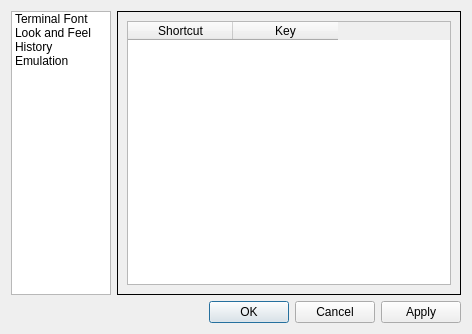
<?xml version="1.0" encoding="UTF-8"?>
<ui version="4.0">
 <class>PropertiesDialog</class>
 <widget class="QDialog" name="PropertiesDialog">
  <property name="geometry">
   <rect>
    <x>0</x>
    <y>0</y>
    <width>472</width>
    <height>334</height>
   </rect>
  </property>
  <property name="windowTitle">
   <string>QTerminal Properties</string>
  </property>
  <layout class="QGridLayout" name="gridLayout_4">
   <item row="0" column="0">
    <widget class="QListWidget" name="listWidget">
     <property name="sizePolicy">
      <sizepolicy hsizetype="Expanding" vsizetype="Expanding">
       <horstretch>0</horstretch>
       <verstretch>0</verstretch>
      </sizepolicy>
     </property>
     <property name="minimumSize">
      <size>
       <width>100</width>
       <height>0</height>
      </size>
     </property>
     <property name="maximumSize">
      <size>
       <width>100</width>
       <height>16777215</height>
      </size>
     </property>
     <item>
      <property name="text">
       <string>Terminal Font</string>
      </property>
     </item>
     <item>
      <property name="text">
       <string>Look and Feel</string>
      </property>
     </item>
     <item>
      <property name="text">
       <string>History</string>
      </property>
     </item>
     <item>
      <property name="text">
       <string>Emulation</string>
      </property>
     </item>
    </widget>
   </item>
   <item row="0" column="1">
    <widget class="QStackedWidget" name="stackedWidget">
     <property name="frameShape">
      <enum>QFrame::Box</enum>
     </property>
     <property name="currentIndex">
      <number>4</number>
     </property>
     <widget class="QWidget" name="fontPage">
      <layout class="QGridLayout" name="gridLayout_2">
       <item row="0" column="0">
        <widget class="QGroupBox" name="groupBox">
         <property name="title">
          <string>Font</string>
         </property>
         <layout class="QGridLayout" name="gridLayout">
          <item row="0" column="0" colspan="2">
           <widget class="QLabel" name="fontSampleLabel">
            <property name="frameShape">
             <enum>QFrame::Box</enum>
            </property>
            <property name="text">
             <string/>
            </property>
            <property name="wordWrap">
             <bool>true</bool>
            </property>
           </widget>
          </item>
          <item row="1" column="0">
           <spacer name="horizontalSpacer">
            <property name="orientation">
             <enum>Qt::Horizontal</enum>
            </property>
            <property name="sizeHint" stdset="0">
             <size>
              <width>117</width>
              <height>20</height>
             </size>
            </property>
           </spacer>
          </item>
          <item row="1" column="1">
           <widget class="QPushButton" name="changeFontButton">
            <property name="text">
             <string>&amp;Set Font...</string>
            </property>
           </widget>
          </item>
         </layout>
        </widget>
       </item>
       <item row="1" column="0">
        <spacer name="verticalSpacer">
         <property name="orientation">
          <enum>Qt::Vertical</enum>
         </property>
         <property name="sizeHint" stdset="0">
          <size>
           <width>20</width>
           <height>3</height>
          </size>
         </property>
        </spacer>
       </item>
      </layout>
     </widget>
     <widget class="QWidget" name="lokkAndFeelPage">
      <layout class="QGridLayout" name="gridLayout_3">
       <item row="0" column="0" colspan="2">
        <widget class="QLabel" name="label_5">
         <property name="text">
          <string>Color Scheme:</string>
         </property>
        </widget>
       </item>
       <item row="0" column="2">
        <widget class="QComboBox" name="colorSchemaCombo"/>
       </item>
       <item row="1" column="0">
        <widget class="QLabel" name="label_6">
         <property name="text">
          <string>GUI Style:</string>
         </property>
        </widget>
       </item>
       <item row="1" column="2">
        <widget class="QComboBox" name="styleComboBox"/>
       </item>
       <item row="2" column="0" colspan="2">
        <widget class="QLabel" name="label_7">
         <property name="text">
          <string>Scrollbar Position:</string>
         </property>
        </widget>
       </item>
       <item row="2" column="2">
        <widget class="QComboBox" name="scrollBarPos_comboBox"/>
       </item>
       <item row="3" column="0" colspan="2">
        <widget class="QLabel" name="label_8">
         <property name="text">
          <string>Tabs Position:</string>
         </property>
        </widget>
       </item>
       <item row="3" column="2">
        <widget class="QComboBox" name="tabsPos_comboBox"/>
       </item>
       <item row="5" column="0" colspan="2">
        <widget class="QLabel" name="label_4">
         <property name="text">
          <string>&amp;Application Transparency:</string>
         </property>
         <property name="buddy">
          <cstring>appOpacityBox</cstring>
         </property>
        </widget>
       </item>
       <item row="5" column="2">
        <widget class="QSpinBox" name="appOpacityBox">
         <property name="suffix">
          <string> %</string>
         </property>
         <property name="minimum">
          <number>1</number>
         </property>
         <property name="maximum">
          <number>100</number>
         </property>
         <property name="value">
          <number>100</number>
         </property>
        </widget>
       </item>
       <item row="6" column="0">
        <widget class="QLabel" name="label">
         <property name="text">
          <string>Terminal Transparency:</string>
         </property>
        </widget>
       </item>
       <item row="8" column="0">
        <spacer name="verticalSpacer_3">
         <property name="orientation">
          <enum>Qt::Vertical</enum>
         </property>
         <property name="sizeHint" stdset="0">
          <size>
           <width>20</width>
           <height>0</height>
          </size>
         </property>
        </spacer>
       </item>
       <item row="6" column="2">
        <widget class="QSpinBox" name="termOpacityBox">
         <property name="suffix">
          <string> %</string>
         </property>
         <property name="minimum">
          <number>1</number>
         </property>
         <property name="value">
          <number>99</number>
         </property>
        </widget>
       </item>
       <item row="4" column="0" colspan="3">
        <widget class="QCheckBox" name="highlightCurrentCheckBox">
         <property name="text">
          <string>&amp;Highligh Current Terminal With Border</string>
         </property>
        </widget>
       </item>
      </layout>
     </widget>
     <widget class="QWidget" name="historyPage">
      <layout class="QGridLayout" name="gridLayout_5">
       <item row="0" column="0">
        <widget class="QGroupBox" name="groupBox_2">
         <property name="title">
          <string>History</string>
         </property>
         <layout class="QGridLayout" name="gridLayout_8">
          <item row="0" column="0">
           <widget class="QRadioButton" name="historyLimited">
            <property name="text">
             <string>Limited to: </string>
            </property>
           </widget>
          </item>
          <item row="0" column="1">
           <widget class="QSpinBox" name="historyLimitedTo">
            <property name="minimum">
             <number>100</number>
            </property>
            <property name="maximum">
             <number>1000000</number>
            </property>
            <property name="value">
             <number>1000</number>
            </property>
           </widget>
          </item>
          <item row="1" column="0">
           <widget class="QRadioButton" name="historyUnlimited">
            <property name="text">
             <string>Unlimited</string>
            </property>
           </widget>
          </item>
          <item row="2" column="0">
           <spacer name="verticalSpacer_4">
            <property name="orientation">
             <enum>Qt::Vertical</enum>
            </property>
            <property name="sizeHint" stdset="0">
             <size>
              <width>150</width>
              <height>139</height>
             </size>
            </property>
           </spacer>
          </item>
         </layout>
        </widget>
       </item>
      </layout>
     </widget>
     <widget class="QWidget" name="emulationPage">
      <layout class="QGridLayout" name="gridLayout_7">
       <item row="0" column="0">
        <widget class="QGroupBox" name="groupBox_4">
         <property name="title">
          <string>Emulation Type</string>
         </property>
         <layout class="QGridLayout" name="gridLayout_6">
          <item row="0" column="0">
           <widget class="QComboBox" name="emulationComboBox"/>
          </item>
          <item row="1" column="0">
           <widget class="QLabel" name="label_2">
            <property name="text">
             <string>Select emulation behaviour. It does not mean that for example &quot;linux&quot; has to be used only on Linux OS. Feel free to use it on Mac too etc.&lt;p&gt;Default is the failback type with minimal feature set.</string>
            </property>
            <property name="textFormat">
             <enum>Qt::RichText</enum>
            </property>
            <property name="wordWrap">
             <bool>true</bool>
            </property>
           </widget>
          </item>
         </layout>
        </widget>
       </item>
       <item row="1" column="0">
        <spacer name="verticalSpacer_2">
         <property name="orientation">
          <enum>Qt::Vertical</enum>
         </property>
         <property name="sizeHint" stdset="0">
          <size>
           <width>20</width>
           <height>57</height>
          </size>
         </property>
        </spacer>
       </item>
      </layout>
     </widget>
     <widget class="QWidget" name="shortcutsPage">
      <layout class="QVBoxLayout" name="verticalLayout">
       <item>
        <widget class="QTableWidget" name="shortcutsWidget">
         <property name="alternatingRowColors">
          <bool>true</bool>
         </property>
         <property name="verticalScrollMode">
          <enum>QAbstractItemView::ScrollPerPixel</enum>
         </property>
         <property name="horizontalScrollMode">
          <enum>QAbstractItemView::ScrollPerPixel</enum>
         </property>
         <property name="sortingEnabled">
          <bool>true</bool>
         </property>
         <attribute name="horizontalHeaderDefaultSectionSize">
          <number>105</number>
         </attribute>
         <attribute name="verticalHeaderVisible">
          <bool>false</bool>
         </attribute>
         <column>
          <property name="text">
           <string>Shortcut</string>
          </property>
         </column>
         <column>
          <property name="text">
           <string>Key</string>
          </property>
         </column>
        </widget>
       </item>
      </layout>
     </widget>
     <widget class="QWidget" name="page">
      <layout class="QVBoxLayout" name="verticalLayout_3">
       <item>
        <widget class="QCheckBox" name="dropShowOnStartCheckBox">
         <property name="text">
          <string>Show on start</string>
         </property>
        </widget>
       </item>
       <item>
        <widget class="QGroupBox" name="groupBox_3">
         <property name="title">
          <string>Size</string>
         </property>
         <layout class="QVBoxLayout" name="verticalLayout_2">
          <item>
           <layout class="QFormLayout" name="formLayout">
            <item row="0" column="0">
             <widget class="QLabel" name="dropHeightLabel">
              <property name="text">
               <string>Height %:</string>
              </property>
             </widget>
            </item>
            <item row="0" column="1">
             <widget class="QSpinBox" name="dropHeightSpinBox"/>
            </item>
            <item row="1" column="0">
             <widget class="QLabel" name="dropWidthLabel">
              <property name="text">
               <string>Width %:</string>
              </property>
             </widget>
            </item>
            <item row="1" column="1">
             <widget class="QSpinBox" name="dropWidthSpinBox"/>
            </item>
           </layout>
          </item>
         </layout>
        </widget>
       </item>
       <item>
        <layout class="QFormLayout" name="formLayout_2">
         <item row="0" column="0">
          <widget class="QLabel" name="dropShortCutLabel">
           <property name="text">
            <string>Shortcut:</string>
           </property>
          </widget>
         </item>
         <item row="0" column="1">
          <widget class="QLineEdit" name="dropShortCutEdit"/>
         </item>
        </layout>
       </item>
       <item>
        <spacer name="verticalSpacer_5">
         <property name="orientation">
          <enum>Qt::Vertical</enum>
         </property>
         <property name="sizeHint" stdset="0">
          <size>
           <width>20</width>
           <height>78</height>
          </size>
         </property>
        </spacer>
       </item>
      </layout>
     </widget>
    </widget>
   </item>
   <item row="1" column="0" colspan="2">
    <widget class="QDialogButtonBox" name="buttonBox">
     <property name="orientation">
      <enum>Qt::Horizontal</enum>
     </property>
     <property name="standardButtons">
      <set>QDialogButtonBox::Apply|QDialogButtonBox::Cancel|QDialogButtonBox::Ok</set>
     </property>
    </widget>
   </item>
  </layout>
 </widget>
 <resources/>
 <connections>
  <connection>
   <sender>buttonBox</sender>
   <signal>accepted()</signal>
   <receiver>PropertiesDialog</receiver>
   <slot>accept()</slot>
   <hints>
    <hint type="sourcelabel">
     <x>224</x>
     <y>227</y>
    </hint>
    <hint type="destinationlabel">
     <x>157</x>
     <y>248</y>
    </hint>
   </hints>
  </connection>
  <connection>
   <sender>buttonBox</sender>
   <signal>rejected()</signal>
   <receiver>PropertiesDialog</receiver>
   <slot>reject()</slot>
   <hints>
    <hint type="sourcelabel">
     <x>292</x>
     <y>233</y>
    </hint>
    <hint type="destinationlabel">
     <x>286</x>
     <y>248</y>
    </hint>
   </hints>
  </connection>
  <connection>
   <sender>listWidget</sender>
   <signal>currentRowChanged(int)</signal>
   <receiver>stackedWidget</receiver>
   <slot>setCurrentIndex(int)</slot>
   <hints>
    <hint type="sourcelabel">
     <x>96</x>
     <y>70</y>
    </hint>
    <hint type="destinationlabel">
     <x>147</x>
     <y>24</y>
    </hint>
   </hints>
  </connection>
 </connections>
</ui>
